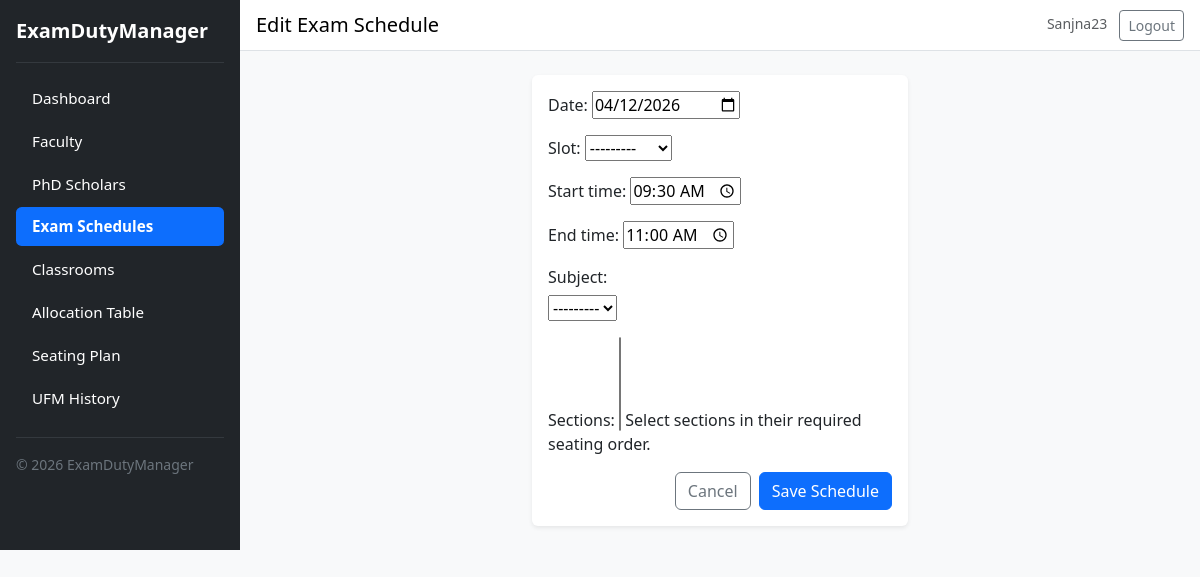
/exams/1/edit/ (signed in), run on the app's committed database.
### allocation/models.py (models this page shows, shortened)
class ExamSchedule(models.Model):
    class Slot(models.TextChoices):
        MORNING = 'MORNING', 'Morning'
        EVENING = 'EVENING', 'Evening'
    date = models.DateField()
    slot = models.CharField(max_length=10, choices=Slot.choices)
    start_time = models.TimeField()
    end_time = models.TimeField()
    subject = models.ForeignKey(Subject, null=True, blank=True, on_delete=models.SET_NULL)
    sections = models.ManyToManyField(Section, through='ExamSection', blank=True)
    class Meta:
        ordering = ['date', 'slot']

### allocation/views.py (the view)
# urls.py: path('exams/<int:pk>/edit/', views.exam_schedule_edit, name='exam_schedule_edit'),
@staff_required
def exam_schedule_edit(request, pk):
    exam = get_object_or_404(ExamSchedule, pk=pk)
    if request.method == 'POST':
        form = ExamScheduleForm(request.POST, instance=exam)
        if form.is_valid():
            form.save()
            messages.success(request, 'Exam schedule updated.')
            return redirect('allocation:exam_schedule_list')
    else:
        form = ExamScheduleForm(instance=exam)
    return render(
        request,
        'allocation/exam_schedule_form.html',
        {'form': form, 'title': 'Edit Exam Schedule'},
    )

### allocation/forms.py (shortened to what this page needs)
class ExamScheduleForm(forms.ModelForm):
    sections = forms.ModelMultipleChoiceField(
        queryset=Section.objects.all().order_by('name'), required=False,
        help_text='Select sections in their required seating order.'
    )
    class Meta:
        model = ExamSchedule
        fields = ['date', 'slot', 'start_time', 'end_time', 'subject', 'sections']
        widgets = {
            'date': forms.DateInput(attrs={'type': 'date'}),
            'start_time': forms.TimeInput(attrs={'type': 'time'}),
            'end_time': forms.TimeInput(attrs={'type': 'time'}),
        }

### allocation/templates/allocation/exam_schedule_form.html (shortened to what this page needs)
{% extends 'allocation/base.html' %}
{% block page_header %}{{ title }}{% endblock %}
{% block content %}
<div class="row justify-content-center">
    <div class="col-lg-6 col-xl-5">
        <div class="card shadow-sm border-0">
            <div class="card-body">
                <form method="post" novalidate>
                    {{ form.as_p }}
                    <div class="d-flex justify-content-end gap-2 mt-3">
                        <a href="{% url 'allocation:exam_schedule_list' %}" class="btn btn-outline-secondary">Cancel</a>
                        <button type="submit" class="btn btn-primary">Save Schedule</button>
                    </div>
                </form>
            </div>
        </div>
    </div>
</div>
{% endblock %}

### allocation/templates/allocation/base.html (shortened to what this page needs)
{% load static %}
<!DOCTYPE html>
<html lang="en">
<head>
    <link
      href="https://cdn.jsdelivr.net/npm/bootstrap@5.3.3/dist/css/bootstrap.min.css"
      rel="stylesheet"
>
    <link rel="stylesheet" href="{% static 'allocation/css/styles.css' %}">
</head>
<body class="bg-light">
<div class="d-flex" id="wrapper">
    <nav id="sidebar" class="bg-dark text-white flex-shrink-0 p-3" style="min-width: 240px;">
        <div class="d-flex align-items-center mb-3">
            <span class="fs-5 fw-semibold">ExamDutyManager</span>
        </div>
        <hr class="border-secondary">
        <ul class="nav nav-pills flex-column mb-auto">
            <li class="nav-item">
                <a href="{% url 'allocation:dashboard' %}"
                   class="nav-link text-white {% if request.resolver_match.url_name == 'dashboard' %}active bg-primary{% endif %}">
                    Dashboard
                </a>
            </li>
            <li>
                <a href="{% url 'allocation:faculty_list' %}"
                   class="nav-link text-white {% if 'faculty' in request.resolver_match.url_name %}active bg-primary{% endif %}">
                    Faculty
                </a>
            </li>
            <li>
                <a href="{% url 'allocation:phd_list' %}"
                   class="nav-link text-white {% if 'phd' in request.resolver_match.url_name %}active bg-primary{% endif %}">
                    PhD Scholars
                </a>
            </li>
            <li>
                <a href="{% url 'allocation:exam_schedule_list' %}"
                   class="nav-link text-white {% if 'exam_schedule' in request.resolver_match.url_name %}active bg-primary{% endif %}">
                    Exam Schedules
                </a>
            </li>
            <li>
                <a href="{% url 'allocation:classroom_list' %}"
                   class="nav-link text-white {% if 'classroom' in request.resolver_match.url_name %}active bg-primary{% endif %}">
                    Classrooms
                </a>
            </li>
            <li>
                <a href="{% url 'allocation:allocation_result' %}"
                   class="nav-link text-white {% if request.resolver_match.url_name == 'allocation_result' %}active bg-primary{% endif %}">
                    Allocation Table
                </a>
            </li>
            <li>
                <a href="{% url 'allocation:seating_plan' %}"
                   class="nav-link text-white {% if request.resolver_match.url_name == 'seating_plan' %}active bg-primary{% endif %}">
                    Seating Plan
                </a>
            </li>
            <li>
                <a href="{% url 'allocation:ufm_record_list' %}"
                   class="nav-link text-white {% if 'ufm' in request.resolver_match.url_name %}active bg-primary{% endif %}">
                    UFM History
                </a>
            </li>
        </ul>
        <hr class="border-secondary">
        <div class="small text-secondary">
            &copy; {% now "Y" %} ExamDutyManager
        </div>
    </nav>
    <div id="page-content-wrapper" class="flex-grow-1">
        <nav class="navbar navbar-light bg-white border-bottom px-3">
            <span class="navbar-brand mb-0 h5">{% block page_header %}{% endblock %}</span>
            <div>
                {% if request.user.is_authenticated %}
                    <span class="me-2 small text-muted">{{ request.user.username }}</span>
                    <a href="{% url 'logout' %}" class="btn btn-outline-secondary btn-sm">Logout</a>
                {% else %}
                    <a href="{% url 'login' %}" class="btn btn-primary btn-sm">Login</a>
                {% endif %}
            </div>
        </nav>
        <main class="container-fluid py-4">
            {% block content %}{% endblock %}
        </main>
    </div>
</div>
</body>
</html>

### allocation/static/allocation/css/styles.css (style rules this page uses)
#sidebar .nav-link { border-radius: 0.35rem; margin-bottom: 0.25rem; font-size: 0.95rem; }
#sidebar .nav-link.active { font-weight: 600; }
label[for="id_subject"] { display: block; margin-bottom: 0.35rem; }

### data on the page
ExamSchedule: date "04/12/2026", slot "---------", start_time "09:30:00", end_time "11:00:00", subject "---------"

### other printed values
{{ title }} "Edit Exam Schedule"
{{ request.user.username }} "Sanjna23"
